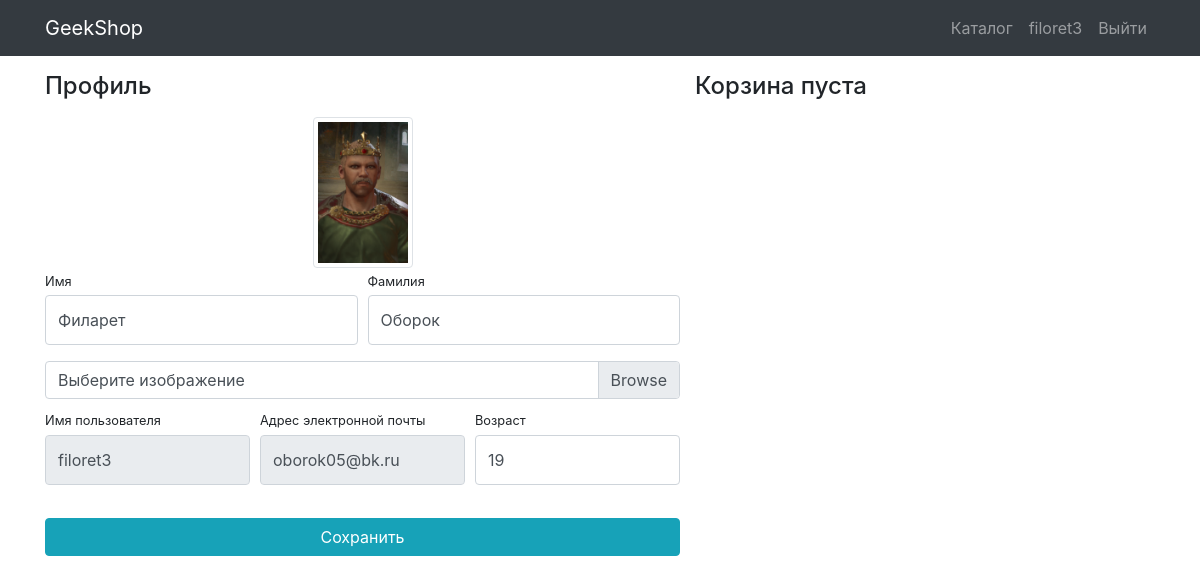
Page /authapp/profile/ (signed in) on the earlier database version.
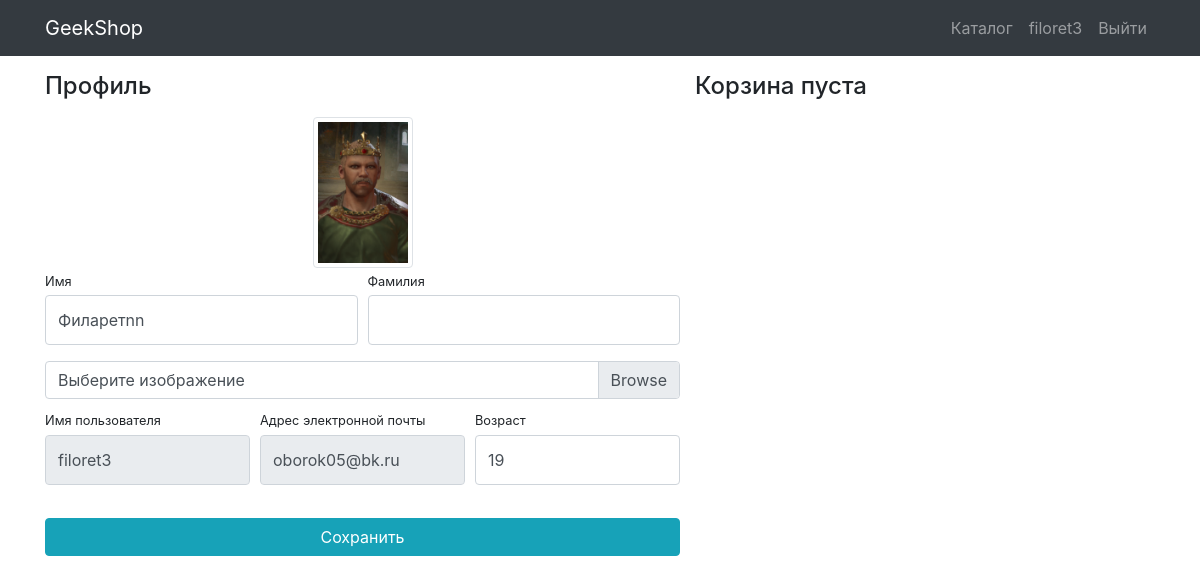
Same page on the later database version.
### authapp/models.py (models this page shows)
class User(AbstractUser):
    image = models.ImageField(upload_to="users_image", blank=True)
    age = models.PositiveIntegerField(default=18)

### authapp/views.py (the view)
# urls.py: path("profile/", profile, name="profile")
@login_required
def profile(request):
    if request.method == "POST":
        form = UserProfileForm(instance=request.user, data=request.POST, files=request.FILES)
        if form.is_valid():
            form.save()
    user_select = request.user
    context = {
        "title": "Geekshop |  Профайл",
        "form": UserProfileForm(instance=request.user),
        "baskets": Basket.objects.filter(user=user_select)
    }
    return render(request, "authapp/profile.html", context)

### authapp/forms.py
class UserProfileForm(UserChangeForm):
    image = forms.ImageField(widget=forms.FileInput(), required=False)
    age = forms.IntegerField(widget=forms.NumberInput(), required=False)
    class Meta:
        model = User
        fields = ("username", "last_name", "first_name", "email", "image", "age")
    def __init__(self, *args, **kwargs):
        super(UserProfileForm, self).__init__(*args, **kwargs)
        self.fields["username"].widget.attrs["readonly"] = True
        self.fields["email"].widget.attrs["readonly"] = True
        for field_name, field in self.fields.items():
            field.widget.attrs["class"] = "form-control py-4"
        self.fields["image"].widget.attrs["class"] = "custom-file-input"

### authapp/templates/authapp/profile.html (shortened to what this page needs)
{% extends "mainapp/base.html" %}
{% load static %}
{% block css %}
  <link href="{% static "css/profile.css" %}" rel="stylesheet">
{% endblock %}
{% block content %}
<div class="container">
    <div class="row">
        <div class="col-lg-7">
            <h4 class="mt-3 mb-3">Профиль</h4>
            <div class="col-lg-12 text-center">
                <img width="100" height="100"
                     src="{% if user.image %} {{ user.image.url }} {% else %} {% static 'vendor/img/users/default_avatar.jpg' %} {% endif %}"
                     class="img-thumbnail">
            </div>
            <form action="{% url 'authapp:profile' %}" method="post" enctype="multipart/form-data">
                <div class="form-row">
                    <div class="col-lg-6">
                        <div class="form-group">
                            <label class="small mb-1" for="{{ form.first_name.id_for_label }}">Имя</label>
                            {{ form.first_name }}
                        </div>
                    </div>
                    <div class="col-lg-6">
                        <div class="form-group">
                            <label class="small mb-1" for="{{ form.last_name.id_for_label }}">Фамилия</label>
                            {{ form.last_name }}
                        </div>
                    </div>
                </div>
                <div class="form-row mb-2">
                    <div class="col-lg-12">
                        <div class="custom-file">
                            <label class="custom-file-label" for="{{ form.image.id_for_label }}">Выберите изображение</label>
                        </div>
                    </div>
                </div>
                <div class="form-row">
                    <div class="col-lg-4">
                        <label class="small mb-1" for="{{ form.username.id_for_label }}">Имя пользователя</label>
                        {{ form.username }}
                    </div>
                    <div class="col-lg-4">
                        <label class="small mb-1" for="{{ form.email.id_for_label }}">Адрес электронной
                            почты</label>
                        {{ form.email }}
                    </div>
                    <div class="col-lg-4">
                        <label class="small mb-1" for="{{ form.age.id_for_label }}">Возраст</label>
                        {{ form.age }}
                    </div>
                </div>
                <div class="form-row">
                    <div class="col-lg-12" style="margin-top: 33px;">
                        <input class="btn btn-info btn-block" type="submit" value="Сохранить">
                    </div>
                </div>
            </form>
        </div>
        {% include "basket/basket.html" %}
    </div>
</div>
{% endblock %}

### mainapp/templates/mainapp/base.html (shortened to what this page needs)
{% load static %}
<!DOCTYPE html>
<html lang="en">
<head>
  <link href="{% static "vendor/bootstrap/css/bootstrap.min.css" %}" rel="stylesheet">
  {% block css %}
  {% endblock %}
</head>
<body>
  <nav class="navbar navbar-expand-lg navbar-dark bg-dark fixed-top">
    <div class="container">
      <a class="navbar-brand" href="{% url "index" %}">GeekShop</a>
      <div class="collapse navbar-collapse" id="navbarResponsive">
        <ul class="navbar-nav ml-auto">
          <li class="nav-item">
            <a class="nav-link" href="{% url 'mainapp:products' %}">Каталог  </a>
          </li>
          {% if not user.is_authenticated %}
            <li class="nav-item">
              <a class="nav-link" href="{% url 'authapp:login' %}">Войти <i class="fas fa-sign-in-alt"></i></a>
            </li>
          {% else %}
            <li class="nav-item">
              <a class="nav-link" href="{% url 'authapp:profile' %}">{{ user.username }}
              </a>
            </li>
            <li class="nav-item">
              <a class="nav-link" href="{% url 'authapp:logout' %}">Выйти </a>
            </li>
          {% endif %}
        </ul>
      </div>
    </div>
  </nav>
  {% block content %}
  {% endblock %}
</body>
</html>

Differences in the rows shown:
changed User "filoret3": first_name "Филарет" → "Филаретnn"; last_name "Оборок" → (not shown)
